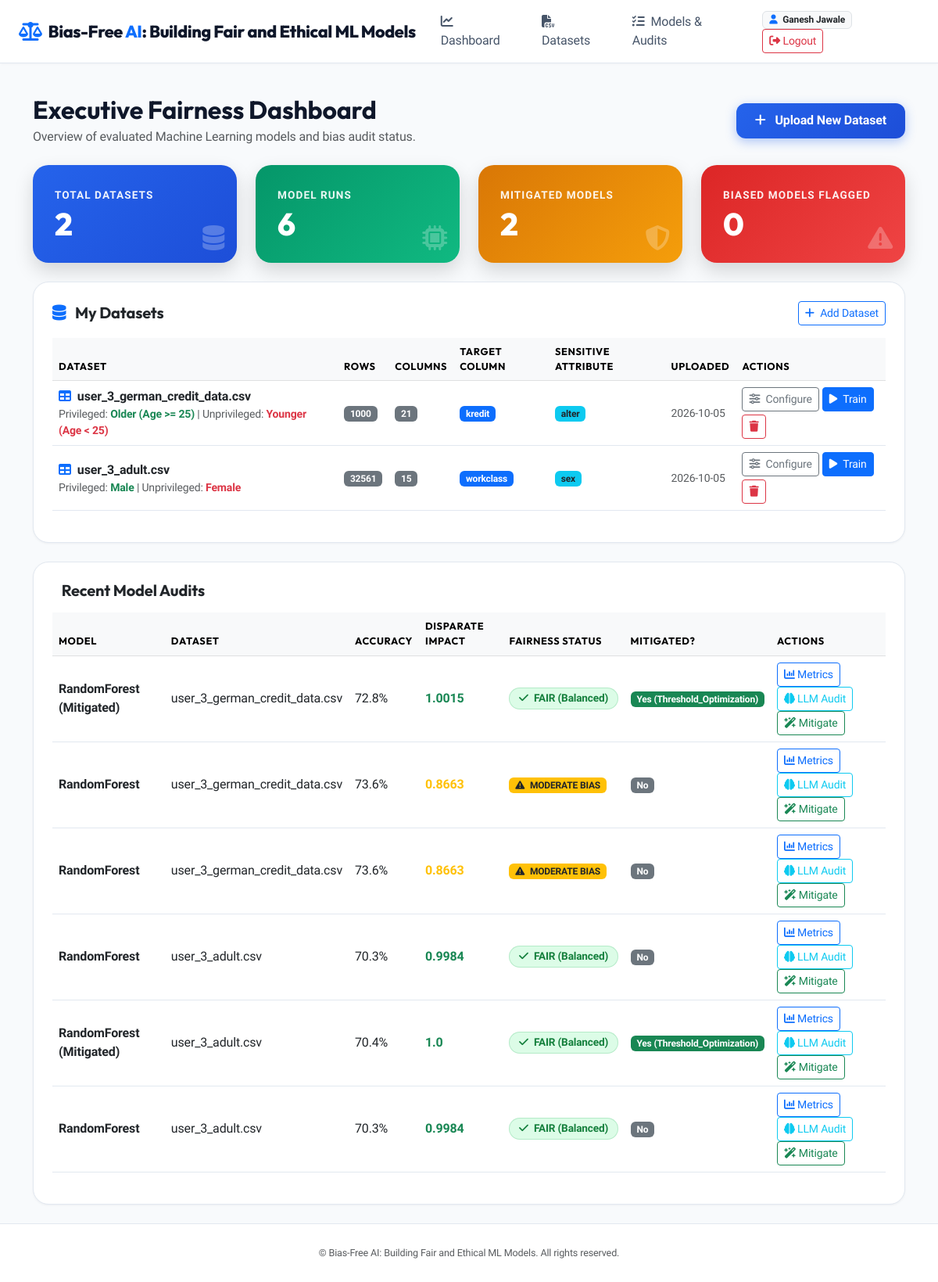
/dashboard (signed in), run on the app's committed database.
### tables this page shows
CREATE TABLE datasets (
    id INTEGER PRIMARY KEY AUTOINCREMENT,
    user_id INTEGER NOT NULL,
    filename VARCHAR(255) NOT NULL,
    filepath VARCHAR(255) NOT NULL,
    row_count INTEGER DEFAULT 0,
    column_count INTEGER DEFAULT 0,
    target_column VARCHAR(100),
    sensitive_column VARCHAR(100),
    privileged_group VARCHAR(100),
    unprivileged_group VARCHAR(100),
    uploaded_at TIMESTAMP DEFAULT CURRENT_TIMESTAMP, csv_content TEXT,
    FOREIGN KEY (user_id) REFERENCES users(id) ON DELETE CASCADE
);

CREATE TABLE model_runs (
    id INTEGER PRIMARY KEY AUTOINCREMENT,
    user_id INTEGER NOT NULL,
    dataset_id INTEGER NOT NULL,
    model_name VARCHAR(100) NOT NULL,
    accuracy REAL NOT NULL,
    precision_score REAL NOT NULL,
    recall_score REAL NOT NULL,
    f1_score REAL NOT NULL,
    disparate_impact REAL NOT NULL,
    demographic_parity_diff REAL NOT NULL,
    equalized_odds_diff REAL NOT NULL,
    equal_opportunity_diff REAL NOT NULL,
    is_mitigated BOOLEAN DEFAULT 0,
    mitigation_method VARCHAR(100) DEFAULT 'None',
    confusion_matrix_json TEXT NOT NULL,
    fairness_status VARCHAR(50) DEFAULT 'Unchecked',
    created_at TIMESTAMP DEFAULT CURRENT_TIMESTAMP, group_metrics_json TEXT DEFAULT NULL,
    FOREIGN KEY (user_id) REFERENCES users(id) ON DELETE CASCADE,
    FOREIGN KEY (dataset_id) REFERENCES datasets(id) ON DELETE CASCADE
);

### app.py (the view)
@app.route('/dashboard')
@login_required
def dashboard():
    user_id = session['user_id']
    datasets = get_user_datasets(user_id)
    conn = get_db_connection()
    cursor = conn.cursor()
    cursor.execute(
        """SELECT m.*, d.filename FROM model_runs m
           JOIN datasets d ON m.dataset_id = d.id
           WHERE m.user_id = ? ORDER BY m.created_at DESC""",
        (user_id,)
    )
    model_runs = [dict(r) for r in cursor.fetchall()]
    conn.close()
    mitigated_count = sum(1 for r in model_runs if r['is_mitigated'])
    biased_count = sum(1 for r in model_runs if 'BIASED' in r['fairness_status'])
    return render_template(
        'dashboard.html',
        datasets=datasets,
        model_runs=model_runs,
        mitigated_count=mitigated_count,
        biased_count=biased_count
    )

### app.py (called while the page is built)
def login_required(f):
    from functools import wraps
    @wraps(f)
    def decorated_function(*args, **kwargs):
        if 'user_id' not in session:
            flash('Please log in to access this page.', 'warning')
            return redirect(url_for('login_page'))
        return f(*args, **kwargs)
    return decorated_function

### models/auth.py (called while the page is built)
def get_db_connection():
    db_url = os.environ.get('DATABASE_URL')
    if db_url and HAS_PSYCOPG2:
        conn = psycopg2.connect(db_url)
        return Psycopg2ConnectionWrapper(conn)
    conn = sqlite3.connect(Config.DATABASE_PATH, timeout=30.0)
    conn.row_factory = sqlite3.Row
    return conn

### models/dataset_manager.py (called while the page is built)
def get_user_datasets(user_id):
    conn = get_db_connection()
    cursor = conn.cursor()
    cursor.execute("SELECT * FROM datasets WHERE user_id = ? ORDER BY uploaded_at DESC", (user_id,))
    datasets = cursor.fetchall()
    conn.close()
    return [dict(d) for d in datasets]

### templates/dashboard.html (shortened to what this page needs)
{% extends "base.html" %}
{% block content %}
<div class="container py-4">
    <div class="d-flex justify-content-between align-items-center mb-4">
        <div>
            <h2 class="fw-bold mb-1">Executive Fairness Dashboard</h2>
            <p class="text-muted mb-0">Overview of evaluated Machine Learning models and bias audit status.</p>
        </div>
        <div>
            <a href="{{ url_for('upload_page') }}" class="btn btn-primary-custom"><i class="fa-solid fa-plus me-2"></i> Upload New Dataset</a>
        </div>
    </div>
    <div class="row g-4 mb-4">
        <div class="col-md-3">
            <div class="card card-custom metric-card primary">
                <div class="metric-label">Total Datasets</div>
                <div class="metric-val">{{ datasets|length }}</div>
                <i class="fa-solid fa-database position-absolute end-0 bottom-0 m-3 opacity-25 fa-2x"></i>
            </div>
        </div>
        <div class="col-md-3">
            <div class="card card-custom metric-card success">
                <div class="metric-label">Model Runs</div>
                <div class="metric-val">{{ model_runs|length }}</div>
                <i class="fa-solid fa-microchip position-absolute end-0 bottom-0 m-3 opacity-25 fa-2x"></i>
            </div>
        </div>
        <div class="col-md-3">
            <div class="card card-custom metric-card warning">
                <div class="metric-label">Mitigated Models</div>
                <div class="metric-val">{{ mitigated_count }}</div>
                <i class="fa-solid fa-shield-halved position-absolute end-0 bottom-0 m-3 opacity-25 fa-2x"></i>
            </div>
        </div>
        <div class="col-md-3">
            <div class="card card-custom metric-card danger">
                <div class="metric-label">Biased Models Flagged</div>
                <div class="metric-val">{{ biased_count }}</div>
                <i class="fa-solid fa-triangle-exclamation position-absolute end-0 bottom-0 m-3 opacity-25 fa-2x"></i>
            </div>
        </div>
    </div>
    <div class="card card-custom p-4 mb-4">
        <div class="d-flex justify-content-between align-items-center mb-3">
            <h5 class="fw-bold mb-0"><i class="fa-solid fa-database me-2 text-primary"></i> My Datasets</h5>
            <a href="{{ url_for('upload_page') }}" class="btn btn-sm btn-outline-primary">
                <i class="fa-solid fa-plus me-1"></i> Add Dataset
            </a>
        </div>
        {% if datasets %}
            <div class="table-responsive">
                <table class="table table-hover align-middle">
                    <thead class="table-light">
                        <tr>
                            <th>Dataset</th>
                            <th>Rows</th>
                            <th>Columns</th>
                            <th>Target Column</th>
                            <th>Sensitive Attribute</th>
                            <th>Uploaded</th>
                            <th>Actions</th>
                        </tr>
                    </thead>
                    <tbody>
                        {% for ds in datasets %}
                        <tr>
                            <td>
                                <div class="fw-bold"><i class="fa-solid fa-table text-primary me-2"></i>{{ ds.filename }}</div>
                                <div class="small text-muted">
                                    Privileged: <span class="text-success fw-bold">{{ ds.privileged_group or '—' }}</span> |
                                    Unprivileged: <span class="text-danger fw-bold">{{ ds.unprivileged_group or '—' }}</span>
                                </div>
                            </td>
                            <td><span class="badge bg-secondary">{{ ds.row_count }}</span></td>
                            <td><span class="badge bg-secondary">{{ ds.column_count }}</span></td>
                            <td>
                                {% if ds.target_column %}
                                    <span class="badge bg-primary">{{ ds.target_column }}</span>
                                {% else %}
                                    <span class="text-muted small">Not set</span>
                                {% endif %}
                            </td>
                            <td>
                                {% if ds.sensitive_column %}
                                    <span class="badge bg-info text-dark">{{ ds.sensitive_column }}</span>
                                {% else %}
                                    <span class="text-muted small">Not set</span>
                                {% endif %}
                            </td>
                            <td class="small text-muted">{{ ds.uploaded_at[:10] if ds.uploaded_at else '—' }}</td>
                            <td>
                                <div class="d-flex gap-1 flex-wrap">
                                    <a href="{{ url_for('preprocess_page', dataset_id=ds.id) }}" class="btn btn-sm btn-outline-secondary" title="Configure columns">
                                        <i class="fa-solid fa-sliders me-1"></i> Configure
                                    </a>
                                    <a href="{{ url_for('train_page', dataset_id=ds.id) }}" class="btn btn-sm btn-primary" title="Train a model">
                                        <i class="fa-solid fa-play me-1"></i> Train
                                    </a>
                                    <button class="btn btn-sm btn-outline-danger" title="Delete dataset"
                                            onclick="confirmDelete({{ ds.id }}, '{{ ds.filename|replace("'", "\\'") }}')">
                                        <i class="fa-solid fa-trash"></i>
                                    </button>
                                </div>
                            </td>
                        </tr>
                        {% endfor %}
                    </tbody>
                </table>
            </div>
        {% endif %}
    </div>
    <div class="card card-custom p-4">
        <h5 class="fw-bold mb-3"> Recent Model Audits</h5>
        {% if model_runs %}
            <div class="table-responsive">
                <table class="table table-hover align-middle">
                    <thead class="table-light">
                        <tr>
                            <th>Model</th>
                            <th>Dataset</th>
                            <th>Accuracy</th>
                            <th>Disparate Impact</th>
                            <th>Fairness Status</th>
                            <th>Mitigated?</th>
                            <th>Actions</th>
                        </tr>
                    </thead>
                    <tbody>
                        {% for run in model_runs %}
                        <tr>
                            <td class="fw-bold">{{ run.model_name }}</td>
                            <td>{{ run.filename }}</td>
                            <td>{{ (run.accuracy * 100)|round(1) }}%</td>
                            <td class="fw-bold {{ 'text-danger' if run.disparate_impact < 0.8 else ('text-warning' if run.disparate_impact < 0.9 else 'text-success') }}">
                                {{ run.disparate_impact }}
                            </td>
                            <td>
                                {% if 'BIASED' in run.fairness_status %}
                                    <span class="badge badge-biased"><i class="fa-solid fa-xmark me-1"></i> {{ run.fairness_status }}</span>
                                {% elif 'MODERATE' in run.fairness_status %}
                                    <span class="badge bg-warning text-dark"><i class="fa-solid fa-triangle-exclamation me-1"></i> {{ run.fairness_status }}</span>
                                {% else %}
                                    <span class="badge badge-fair"><i class="fa-solid fa-check me-1"></i> {{ run.fairness_status }}</span>
                                {% endif %}
                            </td>
                            <td>
                                {% if run.is_mitigated %}
                                    <span class="badge bg-success">Yes ({{ run.mitigation_method }})</span>
                                {% else %}
                                    <span class="badge bg-secondary">No</span>
                                {% endif %}
                            </td>
                            <td>
                                <a href="{{ url_for('bias_detection_page', model_run_id=run.id) }}" class="btn btn-sm btn-outline-primary me-1"><i class="fa-solid fa-chart-column"></i> Metrics</a>
                                <a href="{{ url_for('llm_audit_page', model_run_id=run.id) }}" class="btn btn-sm btn-outline-info me-1"><i class="fa-solid fa-brain"></i> LLM Audit</a>
                                <a href="{{ url_for('mitigation_page', model_run_id=run.id) }}" class="btn btn-sm btn-outline-success"><i class="fa-solid fa-wand-magic-sparkles"></i> Mitigate</a>
                            </td>
                        </tr>
                        {% endfor %}
                    </tbody>
                </table>
            </div>
        {% else %}
            <div class="text-center py-4 text-muted">
                <i class="fa-solid fa-folder-open fa-3x mb-3"></i>
                <p>No model audits found yet. Upload a dataset to begin bias evaluation!</p>
                <a href="{{ url_for('upload_page') }}" class="btn btn-primary"><i class="fa-solid fa-upload me-2"></i> Upload Dataset</a>
            </div>
        {% endif %}
    </div>
</div>
{% endblock %}

### static/css/style.css (style rules this page uses)
:root { --primary-color: #2563eb; --primary-hover: #1d4ed8; --secondary-color: #475569; --accent-glow: rgba(37, 99, 235, 0.12); --success-color: #10b981; --warning-color: #f59e0b; --danger-color: #ef4444; --bg-gradient: #f8fafc; --card-bg: #ffffff; --card-border: #e2e8f0; --card-shadow: 0 1px 3px rgba(15, 23, 42, 0.05); }
body { font-family: 'Plus Jakarta Sans', system-ui, -apple-system, sans-serif; background: #f8fafc; color: #0f172a; min-height: 100vh; display: flex; flex-direction: column; letter-spacing: -0.01em; }
h1, h2, h3, h4, h5, h6, .hero-title, .navbar-brand { font-family: 'Outfit', sans-serif; }
.card-custom { background: var(--card-bg); border: 1px solid var(--card-border); border-radius: 1.25rem; box-shadow: var(--card-shadow); transition: transform 0.25s ease, box-shadow 0.25s ease, border-color 0.25s ease; }
.metric-card { padding: 1.75rem; border-radius: 1.25rem; color: white; position: relative; overflow: hidden; border: none; box-shadow: 0 10px 25px rgba(0, 0, 0, 0.15); transition: transform 0.25s ease; }
.metric-card.primary { background: linear-gradient(135deg, #2563eb, #1d4ed8); }
.metric-card.success { background: linear-gradient(135deg, #059669, #10b981); }
.metric-card.warning { background: linear-gradient(135deg, #d97706, #f59e0b); }
.metric-card.danger { background: linear-gradient(135deg, #dc2626, #ef4444); }
.metric-val { font-family: 'Outfit', sans-serif; font-size: 2.5rem; font-weight: 800; line-height: 1.1; margin-top: 0.25rem; }
.metric-label { font-size: 0.85rem; font-weight: 600; text-transform: uppercase; letter-spacing: 0.08em; opacity: 0.92; }
.badge-fair { background-color: #dcfce7; color: #15803d; padding: 0.45em 0.85em; border-radius: 2rem; font-weight: 700; font-size: 0.85rem; border: 1px solid rgba(22, 163, 74, 0.2); }
.btn-primary-custom { background: linear-gradient(135deg, #2563eb 0%, #1d4ed8 100%); color: white; border: none; padding: 0.65rem 1.5rem; border-radius: 0.75rem; font-weight: 700; box-shadow: 0 4px 14px rgba(37, 99, 235, 0.35); transition: all 0.25s cubic-bezier(0.4, 0, 0.2, 1); }
.table { border-color: #e2e8f0; }
.table th { font-family: 'Outfit', sans-serif; font-weight: 700; text-transform: uppercase; font-size: 0.8rem; letter-spacing: 0.05em; }

### data on the page
datasets: filename "user_3_german_credit_data.csv", privileged_group "Older (Age >= 25)", unprivileged_group "Younger (Age < 25)", row_count "1000", column_count "21", target_column "kredit", sensitive_column "alter", uploaded_at "2026-10-05"
datasets: filename "user_3_adult.csv", privileged_group "Male", unprivileged_group "Female", row_count "32561", column_count "15", target_column "workclass", sensitive_column "sex", uploaded_at "2026-10-05"
model_runs: model_name "RandomForest (Mitigated)", filename "user_3_german_credit_data.csv", (run.accuracy*100)|round(1) "72.8", disparate_impact "1.0015", fairness_status "FAIR (Balanced)", mitigation_method "Threshold_Optimization"
model_runs: model_name "RandomForest", filename "user_3_german_credit_data.csv", (run.accuracy*100)|round(1) "73.6", disparate_impact "0.8663", fairness_status "MODERATE BIAS", is_mitigated "No"
model_runs: model_name "RandomForest", filename "user_3_german_credit_data.csv", (run.accuracy*100)|round(1) "73.6", disparate_impact "0.8663", fairness_status "MODERATE BIAS", is_mitigated "No"
model_runs: model_name "RandomForest", filename "user_3_adult.csv", (run.accuracy*100)|round(1) "70.3", disparate_impact "0.9984", fairness_status "FAIR (Balanced)", is_mitigated "No"
model_runs: model_name "RandomForest (Mitigated)", filename "user_3_adult.csv", (run.accuracy*100)|round(1) "70.4", disparate_impact "1.0", fairness_status "FAIR (Balanced)", mitigation_method "Threshold_Optimization"
model_runs: model_name "RandomForest", filename "user_3_adult.csv", (run.accuracy*100)|round(1) "70.3", disparate_impact "0.9984", fairness_status "FAIR (Balanced)", is_mitigated "No"

### other printed values
{{ session.username }} "Ganesh Jawale"
{{ datasets|length }} "2"
{{ model_runs|length }} "6"
{{ mitigated_count }} "2"
{{ biased_count }} "0"
